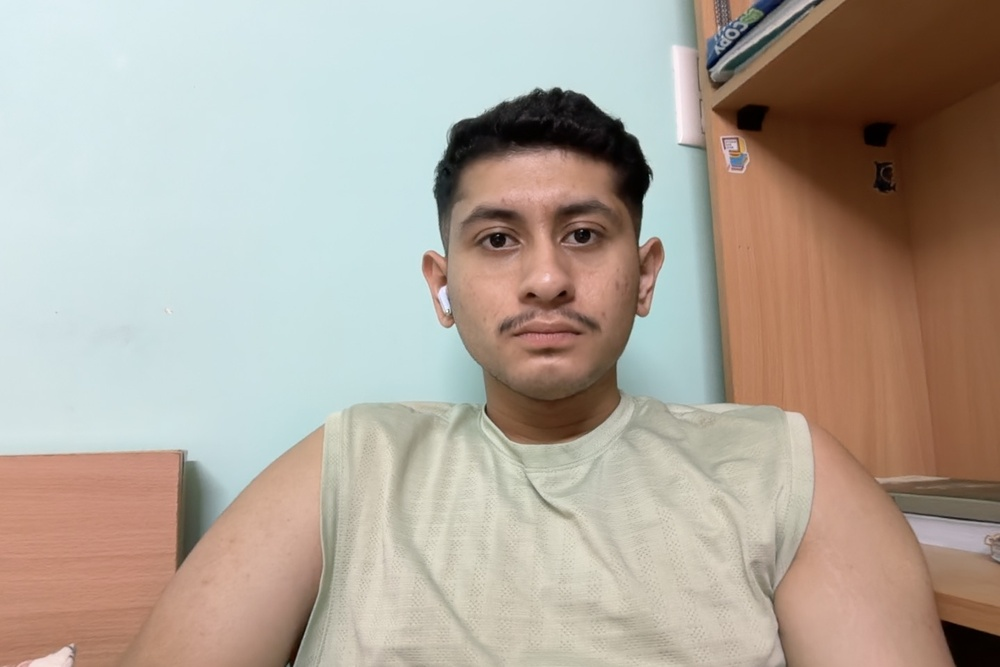
#> input picture database/known_faces/aryan 2.jpg, 1000 x 667 px, shrunk from 1440 x 960 before the run
$ python -i night_vision.py   (imports and definitions only)
#> lines starting #> are read from the running program, lines starting #| are printed output that depends on the picture
#> further down, picture is the input picture: shape (667, 1000, 3); mean B, G, R 154.4, 166.1, 176.6
"""Low-light detection and CLAHE enhancement (one instance per camera)."""

import cv2
import numpy as np


class NightVision:
    def __init__(self, threshold=70):
        # Mean grey level below which CLAHE enhancement kicks in. 85 flagged ordinary
        # indoor scenes with dark clothing as "night"; 70 keeps it for genuinely dim frames.
        self.threshold = threshold

    def is_low_light(self, frame):
        gray = cv2.cvtColor(frame, cv2.COLOR_BGR2GRAY)
        avg_brightness = np.mean(gray)
        return avg_brightness < self.threshold

    def enhance(self, frame):
        lab = cv2.cvtColor(frame, cv2.COLOR_BGR2LAB)
#> lab: shape (667, 1000, 3); mean of channels 0, 1, 2 174.1, 131.1, 136.5
        lightness, a, b = cv2.split(lab)
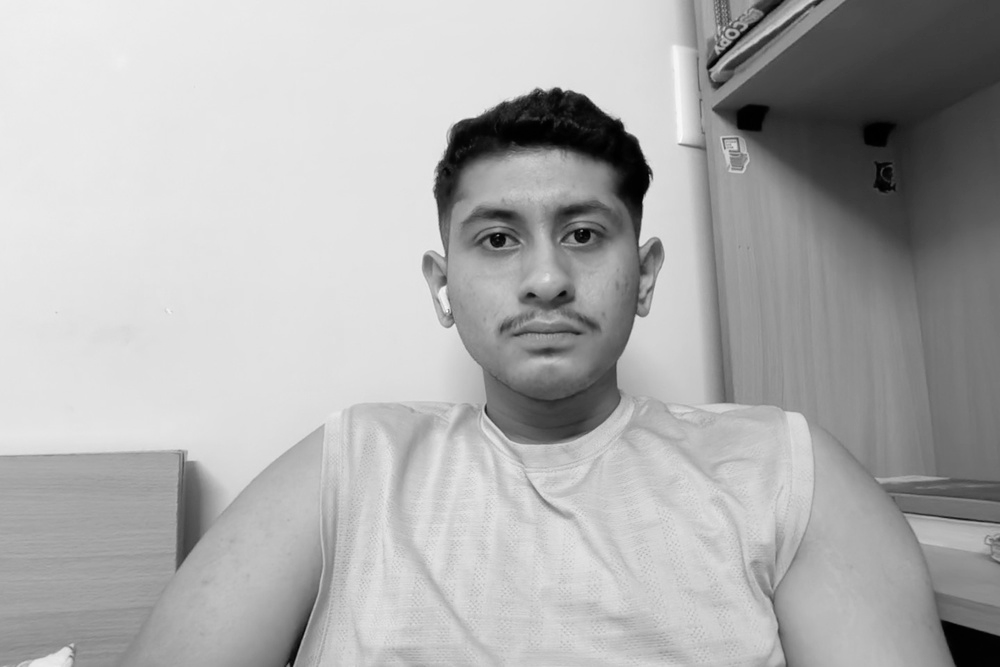
#> lightness: shape (667, 1000); min 0, max 254, mean 174.1
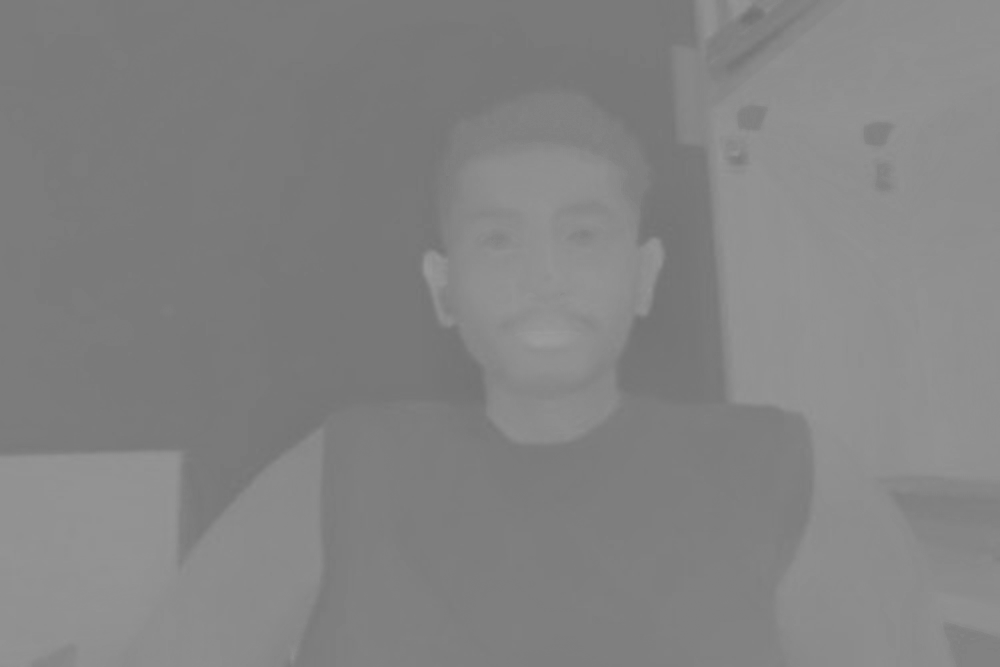
#> a: shape (667, 1000); min 112, max 156, mean 131.1
        clahe = cv2.createCLAHE(clipLimit=3.0, tileGridSize=(8, 8))
        enhanced_lab = cv2.merge([clahe.apply(lightness), a, b])
#> enhanced_lab: shape (667, 1000, 3); mean of channels 0, 1, 2 167.6, 131.1, 136.5
        return cv2.cvtColor(enhanced_lab, cv2.COLOR_LAB2BGR)
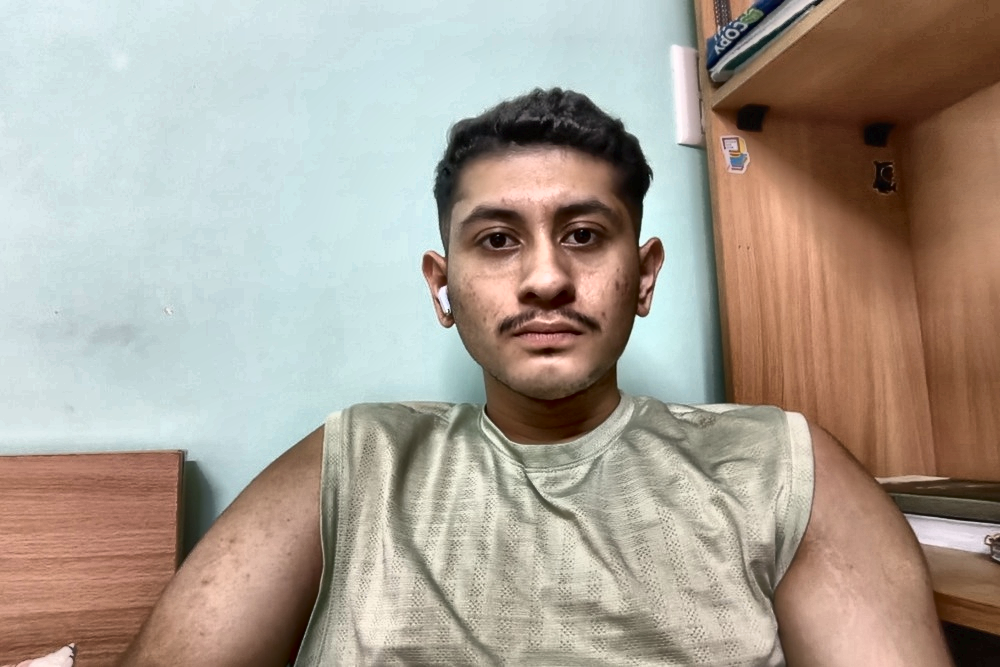
#> returned value: shape (667, 1000, 3); mean B, G, R 148, 159.7, 170

>>> import cv2
>>> picture = cv2.imread('../../database/known_faces/aryan 2.jpg')
>>> result = NightVision().enhance(picture)

$ run again, on database/known_faces/aryan.jpg
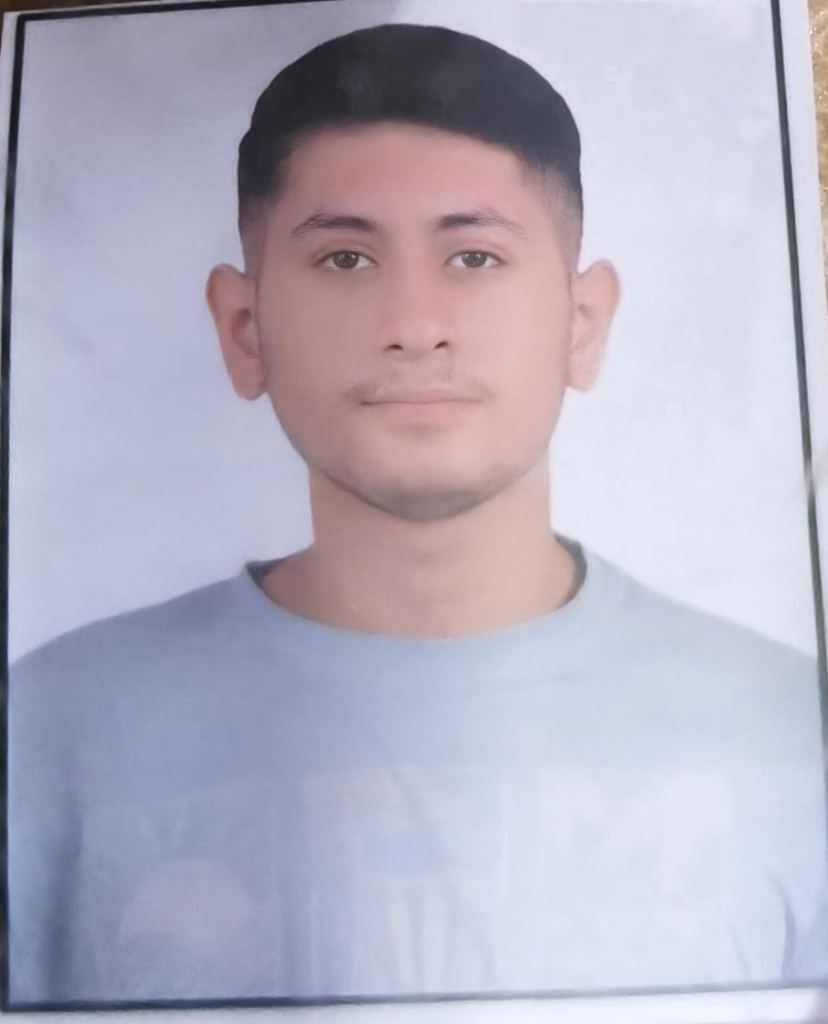
#> input picture database/known_faces/aryan.jpg, 828 x 1024 px
#> picture is the input picture: shape (1024, 828, 3); mean B, G, R 193.8, 177, 179.7
#> lab: shape (1024, 828, 3); mean of channels 0, 1, 2 185.1, 132.6, 119.9
#> in enhance, `lightness, a, b = cv2.split(lab)`:
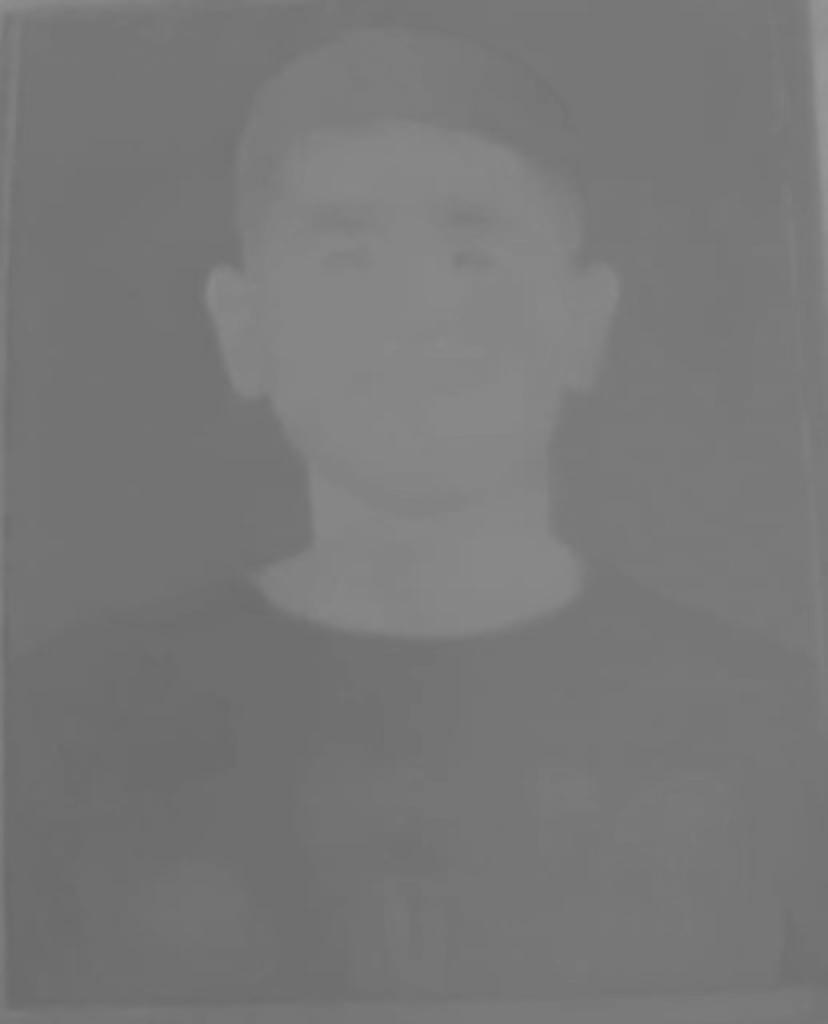
#> b: shape (1024, 828); min 106, max 151, mean 119.9
#> enhanced_lab: shape (1024, 828, 3); mean of channels 0, 1, 2 173.6, 132.6, 119.9
#> in enhance, `return cv2.cvtColor(enhanced_lab, cv2.COLOR_LAB2BGR)`:
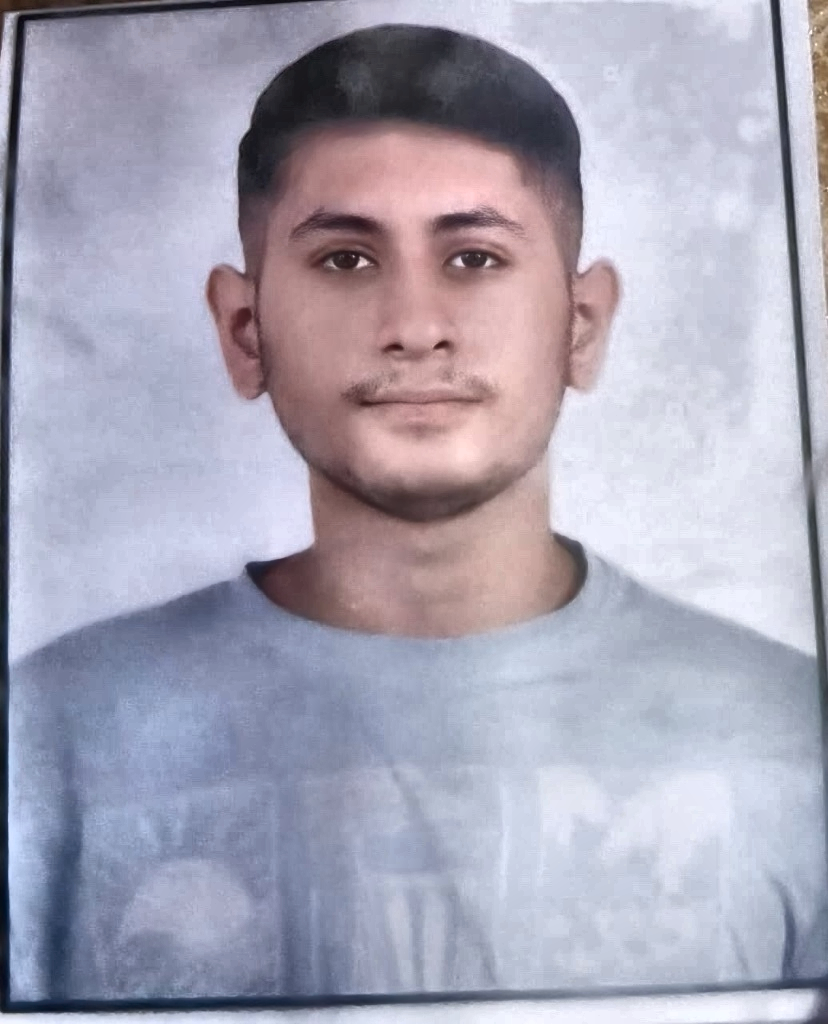
#> returned value: shape (1024, 828, 3); mean B, G, R 181.9, 165.3, 167.9
